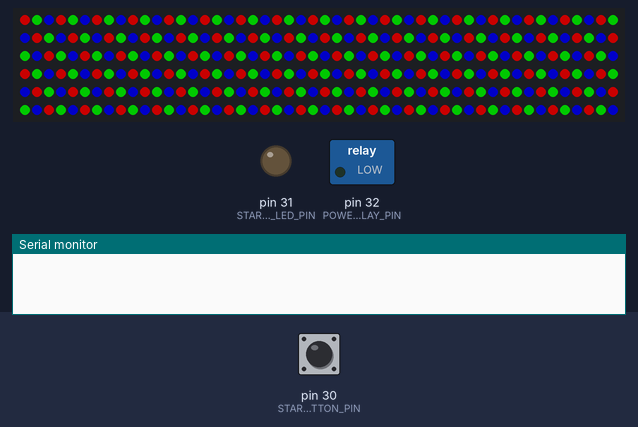
Recording of a sketch running on a simulated Arduino Mega 2560, built with avr-gcc and run on an emulated ATmega2560. Parts: 300 RGB LEDs in strip order, left to right, continuing on the next row, switched loads named in the sketch (green lamp = pin HIGH), output pins drawn as LEDs (lit = HIGH), the last lines printed to the serial monitor. The test bench sets the inputs (shaded band); at power-on: pin 30 (START_BUTTON_PIN) LOW. Dim RGB values are drawn brighter than linear.

Above: at 1.2 s.
1.3 s: pin 30 (START_BUTTON_PIN) pulled HIGH for 0.15 s
At 2.2 s:
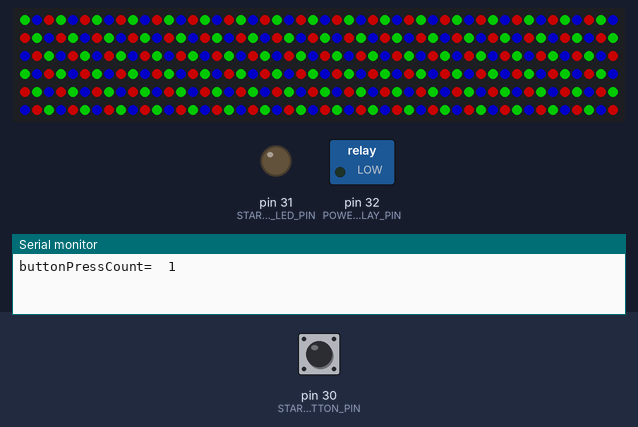
2.9 s: pin 30 (START_BUTTON_PIN) pulled HIGH for 1 s
At 3.6 s:
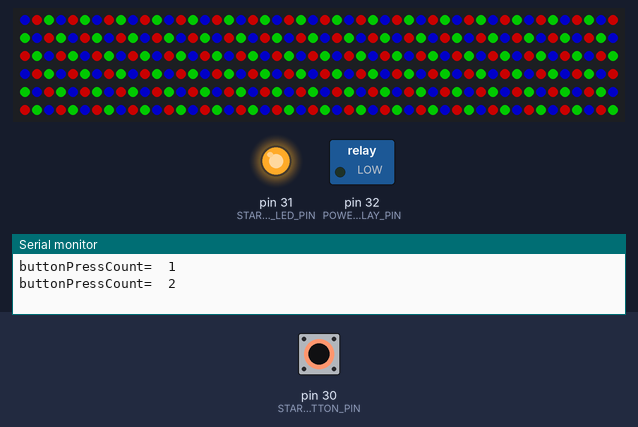
Timing chart, 0 to 5.9 s (numbered marks = the images above; inputs shaded):
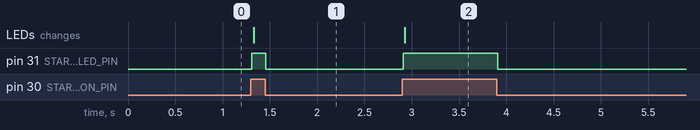

Measured:
- after the input at 1.3 s, pin 31 (START_BUTTON_LED_PIN): LOW → HIGH at once, → LOW 0.15 s later; the LEDs: change at once (image 1)
- after the input at 2.9 s, pin 31 (START_BUTTON_LED_PIN): LOW → HIGH at once, → LOW 1.0 s later; the LEDs: change at once (image 2)

The sketch:

step2-movingLights.ino
```cpp
#pragma message "Original implementation in Smash-Dash-3000/code/step2-movingLights"

// #region Imports

#include <Arduino.h>

// #region FastLED Import

// Add this before including `FastLED.h` to quiet pragma messages
#define FASTLED_INTERNAL

// Use this to import the library from project subdirectory.
// Note: This fails with VSCode Arduino compilation.
//#include "libraries/FastLED-3.3.3/FastLED.h"

// Use this import to include the global FastLED library
//   located at `~/Documents/Arduino/libraries/FastLED-3.3.3/`.
#include <FastLED.h>

// #endregion FastLED Import

// #endregion Imports

// #region Constant Variables

// Use `#define` for constant variables to leverage compiler optimization
#define NUM_LEDS 300
#define LED_STRING_DATA_PIN 12

// Note: Milliamp value determined experimentally.
// - 3500mA works well if the 15A power supply is connected directly to one
//   end of the LED strip.
// - 1850mA works well if the LED strip is powered through breadboard and
//   jumper wires
#define LED_MAX_MILLIAMPS 1850

// Maximum brightness displayed by any LED
#define LED_ON_POWER 200

// This is the signal pin for the main power relay
#define POWER_RELAY_PIN 32

// The pin that the start button switch is attached to
#define START_BUTTON_PIN 30
// The pin for start button LED
#define START_BUTTON_LED_PIN 31

// #endregion Constant Variables

// #region Global Variables

// Create an array of `CRGB` instances.
// Each item in the array specifies the color for a given LED on the strip.
// Each item in the array holds a red, green, and blue value.
CRGB leds[NUM_LEDS];

// This will increment when the start button is pressed.
int buttonPressCount = 0;

// The last known state of the start button.
// 0 for not pressed, 1 for pressed.
byte lastStartButtonState = 0;

// #endregion Global Variables

// #region Functions

void setup()
{
  Serial.begin(9600);

  // Turn on main power relay
  pinMode(POWER_RELAY_PIN, OUTPUT);
  digitalWrite(POWER_RELAY_PIN, LOW);

  // Ensure the correct pin modes for start button are set
  pinMode(START_BUTTON_PIN, INPUT);
  pinMode(START_BUTTON_LED_PIN, OUTPUT);

  // Initialize the FastLED instance.
  // Use the `NEOPIXEL` protocol for WS2812B strings.
  FastLED.addLeds<NEOPIXEL, LED_STRING_DATA_PIN>(leds, NUM_LEDS);

  // Clear any existing state on the LED strip
  FastLED.clear();

  // Limit maximum brightness.
  // Depends on power supply, LED strip length, LED density, power cable, etc.
  FastLED.setMaxPowerInVoltsAndMilliamps(5, LED_MAX_MILLIAMPS);
}

void loop()
{
  // Check for start button press
  byte startButtonState = digitalRead(START_BUTTON_PIN);

  if (startButtonState != lastStartButtonState)
  {
    lastStartButtonState = startButtonState;

    // Button has moved from LOW to HIGH
    if (startButtonState == HIGH)
    {
      buttonPressCount++;

      Serial.print("buttonPressCount=\t");
      Serial.println(buttonPressCount);
    }
  }

  digitalWrite(START_BUTTON_LED_PIN, startButtonState * LED_ON_POWER);

  // Set LEDs to alternating primary colors
  for (int lightIndex = 0; lightIndex < NUM_LEDS; lightIndex++)
  {
    // Offset the lightIndex by buttonPressCount to make the LED strip look
    // animated on each button press.
    byte lightRemainder = (lightIndex + buttonPressCount) % 3;

    leds[lightIndex].red = (lightRemainder == 0 ? 1 : 0) * LED_ON_POWER;
    leds[lightIndex].green = (lightRemainder == 1 ? 1 : 0) * LED_ON_POWER;
    leds[lightIndex].blue = (lightRemainder == 2 ? 1 : 0) * LED_ON_POWER;
  }

  // Send 'leds' data from arduino to led strip.
  FastLED.show();
}

// #endregion
```
